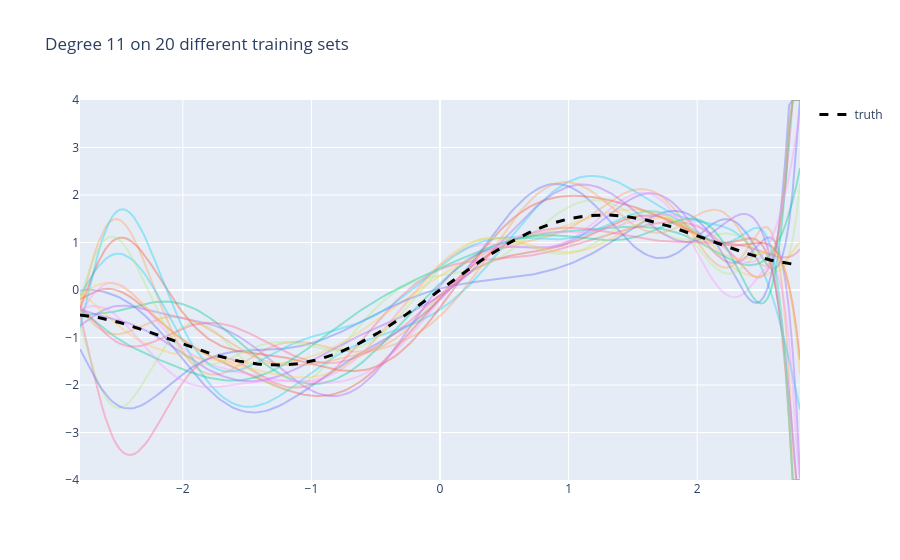

Notebook code cell kept with this figure:
### Code cell
G = model(11).fit(X, Y[:, :20]).predict(xs.reshape(-1, 1))
fig = go.Figure([go.Scatter(x=xs, y=np.clip(g, -4, 4), mode="lines", opacity=0.4, showlegend=False) for g in G.T])
fig.add_scatter(x=xs, y=f(xs), mode="lines", name="truth", line=dict(color="black", dash="dash", width=3))
fig.update_layout(title="Degree 11 on 20 different training sets", yaxis_range=[-4, 4])
fig

### Figure 1 — Plotly figure (JSON) as saved in the notebook; plotly's stock layout.template omitted (floating-point values rounded to 4 significant figures; data arrays with more than 128 entries replaced by an {"elided": "..."} marker saying what was removed)
{"data": [{"mode": "lines", "opacity": 0.4, "showlegend": false, "type": "scatter", "x": {"elided": "200 float values"}, "y": {"elided": "200 float values"}}, {"mode": "lines", "opacity": 0.4, "showlegend": false, "type": "scatter", "x": {"elided": "200 float values"}, "y": {"elided": "200 float values"}}, {"mode": "lines", "opacity": 0.4, "showlegend": false, "type": "scatter", "x": {"elided": "200 float values"}, "y": {"elided": "200 float values"}}, {"mode": "lines", "opacity": 0.4, "showlegend": false, "type": "scatter", "x": {"elided": "200 float values"}, "y": {"elided": "200 float values"}}, {"mode": "lines", "opacity": 0.4, "showlegend": false, "type": "scatter", "x": {"elided": "200 float values"}, "y": {"elided": "200 float values"}}, {"mode": "lines", "opacity": 0.4, "showlegend": false, "type": "scatter", "x": {"elided": "200 float values"}, "y": {"elided": "200 float values"}}, {"mode": "lines", "opacity": 0.4, "showlegend": false, "type": "scatter", "x": {"elided": "200 float values"}, "y": {"elided": "200 float values"}}, {"mode": "lines", "opacity": 0.4, "showlegend": false, "type": "scatter", "x": {"elided": "200 float values"}, "y": {"elided": "200 float values"}}, {"mode": "lines", "opacity": 0.4, "showlegend": false, "type": "scatter", "x": {"elided": "200 float values"}, "y": {"elided": "200 float values"}}, {"mode": "lines", "opacity": 0.4, "showlegend": false, "type": "scatter", "x": {"elided": "200 float values"}, "y": {"elided": "200 float values"}}, {"mode": "lines", "opacity": 0.4, "showlegend": false, "type": "scatter", "x": {"elided": "200 float values"}, "y": {"elided": "200 float values"}}, {"mode": "lines", "opacity": 0.4, "showlegend": false, "type": "scatter", "x": {"elided": "200 float values"}, "y": {"elided": "200 float values"}}, {"mode": "lines", "opacity": 0.4, "showlegend": false, "type": "scatter", "x": {"elided": "200 float values"}, "y": {"elided": "200 float values"}}, {"mode": "lines", "opacity": 0.4, "showlegend": false, "type": "scatter", "x": {"elided": "200 float values"}, "y": {"elided": "200 float values"}}, {"mode": "lines", "opacity": 0.4, "showlegend": false, "type": "scatter", "x": {"elided": "200 float values"}, "y": {"elided": "200 float values"}}, {"mode": "lines", "opacity": 0.4, "showlegend": false, "type": "scatter", "x": {"elided": "200 float values"}, "y": {"elided": "200 float values"}}, {"mode": "lines", "opacity": 0.4, "showlegend": false, "type": "scatter", "x": {"elided": "200 float values"}, "y": {"elided": "200 float values"}}, {"mode": "lines", "opacity": 0.4, "showlegend": false, "type": "scatter", "x": {"elided": "200 float values"}, "y": {"elided": "200 float values"}}, {"mode": "lines", "opacity": 0.4, "showlegend": false, "type": "scatter", "x": {"elided": "200 float values"}, "y": {"elided": "200 float values"}}, {"mode": "lines", "opacity": 0.4, "showlegend": false, "type": "scatter", "x": {"elided": "200 float values"}, "y": {"elided": "200 float values"}}, {"line": {"color": "black", "dash": "dash", "width": 3}, "mode": "lines", "name": "truth", "type": "scatter", "x": {"elided": "200 float values"}, "y": {"elided": "200 float values"}}], "layout": {"title": {"text": "Degree 11 on 20 different training sets"}, "yaxis": {"range": [-4, 4]}}}
